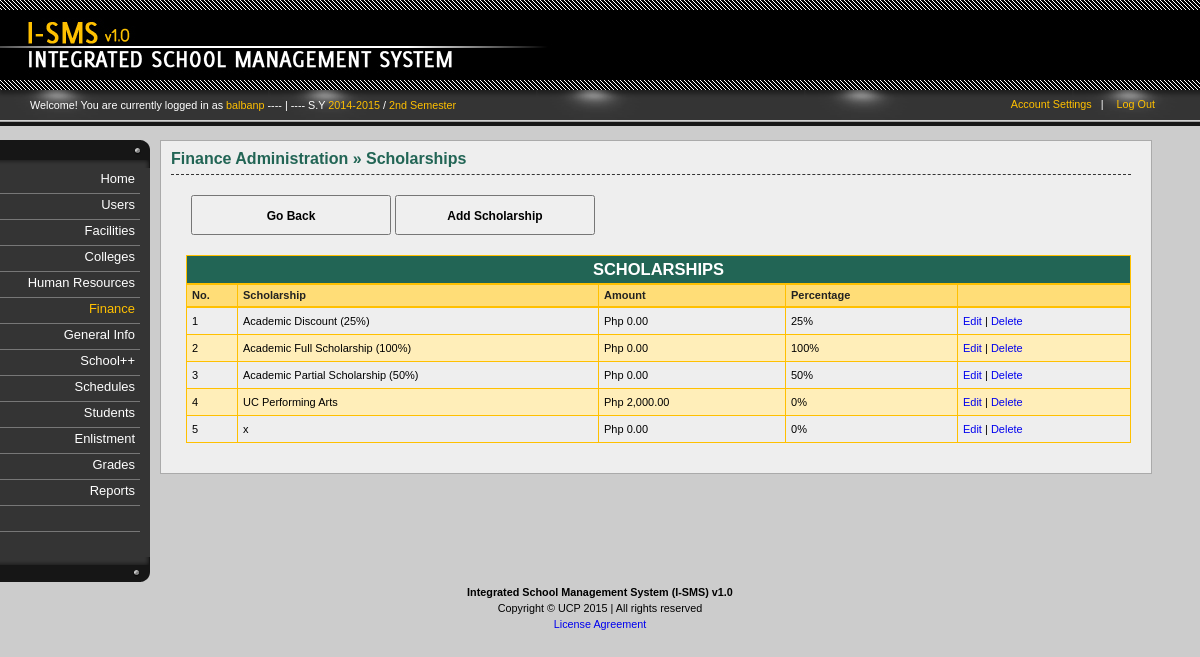
Screenshot of /finance-scholarship.php (signed in) with the database file from the repository.
### _system/_config/sys_config.php (called while the page is built, shortened)
<?php
		$DIR_SERVER_FOLDER = "";
		$DIR_CSS_DEFAULT = "http://" . $_SERVER['HTTP_HOST'] . $DIR_SERVER_FOLDER . "/design/default/css/";
?>

### _libs/classes/fix.inc.php (called while the page is built, shortened)
<?php
	class SchoolYear2{
		function __construct($year_id, $start, $end, $active){
			$this->start = $start;
			$this->end = $end;
		}
	}
	class Semester2{
		function __construct($semester_id, $description, $shorthand, $active){
			$this->description = $description;
		}
	}
	class FixManager{
		private $conn = null;
		function __construct($conn = null){
			if($conn !== null){
				$this->conn = $conn;
			} else {
				$this->error = "No defined connection.";
			}
		}
		function GetActiveSchoolYear(){
			$years = null;
			if($this->conn == null){
				$error = "No defined connection.";
				return null;
			} else {
				$conn = $this->conn;
				$query = "SELECT SchoolYearID, Start, End, Active FROM `sch-school_years` WHERE Active=1 ";
				$query .= "ORDER BY Start";
				$result = $conn->query($query);
				if($conn->error <> ""){
					$this->error = $conn->error;
				} else {
					$years = array();
					$ctr = 0;
					if($result->num_rows > 0){
						while($row = $result->fetch_assoc()){
							$years[$ctr] = new SchoolYear2($row['SchoolYearID'], $row['Start'], $row['End'], $row['Active']);
							$ctr++;
						}
					}
				}
			}
			return $years;
		}
		function GetActiveSemester(){
			$semesters = null;
			if($this->conn == null){
				$error = "No defined connection.";
				return null;
			} else {
				$conn = $this->conn;
				$query = "SELECT SemesterID, Description, Shorthand, Active FROM `sch-semesters` ";
				$query .= "WHERE 1=1 AND Active=1 ";
				$result = $conn->query($query);
				if($conn->error <> ""){
					$this->error = $conn->error;
				} else {
					$semesters = array();
					$ctr = 0;
					if($result->num_rows > 0){
						while($row = $result->fetch_assoc()){
							$semesters[$ctr] = new Semester2($row['SemesterID'], $row['Description'], $row['Shorthand'], $row['Active']);
							$ctr++;
						}
					}
				}
			}
			return $semesters;
		}
	}
?>

### _libs/classes/fin.inc.php (called while the page is built, shortened)
<?php
	class Discount{
		function __construct($discount_id, $description, $price, $percentage, $type){
			$this->discount_id = $discount_id;
			$this->description = $description;
			$this->price = $price;
			$this->percentage= $percentage;
		}
	}
	class FinanceManager{
		private $conn = null;
		function __construct($conn = null){
			if($conn !== null){
				$this->conn = $conn;
			} else {
				$this->error = "No defined connection.";
			}
		}
		function GetScholarshipsByKey(){
			$discounts = null;
			if($this->conn == null){
				$this->error[] = "No defined connection.";
				return null;
			} else {
				$conn = $this->conn;
				$query = "SELECT `DiscountID`, `Description`, `Price`, `Percentage`, `Type`, `DateCreated`, `DateModified` FROM `fin-discounts` WHERE Type=1 ";
				$query .= "ORDER BY Description ";
				$result = $conn->query($query);
				if($conn->error <> ""){
					$this->error = $conn->error;
				} else {
					$discounts = array();
					if($result->num_rows > 0){
						while($row = $result->fetch_assoc()){
							$discounts[$row['DiscountID']] = new Discount($row['DiscountID'], $row['Description'], $row['Price'], $row['Percentage'], $row['Type']);
						}
					}
				}
			}
			return $discounts;
		}
	}
?>

### finance-scholarship.php (the view, shortened to what this page needs)
<?php
	require_once("_system/_config/sys_config.php");
	require_once(CLASSLIST . "user.inc.php");
	require_once(CLASSLIST . "sentry.inc.php");
	require_once(CLASSLIST . "menu.inc.php");
	require_once(CLASSLIST . "fin.inc.php");
	if(isset($_SESSION['UserInfo'])){
		$UserInfo = unserialize($_SESSION['UserInfo']);
	} else {
		header("Location: index.php?error=2");
		exit();
	}
	$ISMS = new ISMSConnection(CONNECTION_TYPE);
	$conn = $ISMS->GetConnection();
	$hnd = new FinanceManager($conn);
	$dict_scholarships = $hnd->GetScholarshipsByKey();
?>
<!DOCTYPE html PUBLIC "-//W3C//DTD XHTML 1.0 Transitional//EN" "http://www.w3.org/TR/xhtml1/DTD/xhtml1-transitional.dtd">
<html lang="en-US" xml:lang="en-US" xmlns="http://www.w3.org/1999/xhtml">
	<head>
<?php
	require_once("_system/_config/head_config.php");
	echo "<link rel=\"stylesheet\" href=\"" . $DIR_CSS_DEFAULT . "home.css\" />";
	echo "<link rel=\"stylesheet\" href=\"" . $DIR_CSS_DEFAULT . "verticalnav.css\" />";
	echo "<link rel=\"stylesheet\" href=\"" . $DIR_CSS_DEFAULT . "columns.css\" />";
	echo "<link rel=\"stylesheet\" href=\"" . $DIR_CSS_DEFAULT . "content.css\" />";
	echo "<link rel=\"stylesheet\" href=\"" . $DIR_CSS_DEFAULT . "actions.css\" />";
	echo "<link rel=\"stylesheet\" href=\"" . $DIR_CSS_DEFAULT . "tables.css\" />";
	echo "<link rel=\"stylesheet\" href=\"" . $DIR_CSS_DEFAULT . "tweaks.css\" />";
?>
	</head>
	<body id="finance">
		<div id="container">
			<div id="header">
				<?php require_once("_system/main/banner.inc.php"); ?>
				<?php require_once("_system/main/dashboard.inc.php"); ?>
			</div><?php  ?>
			<div id="body">
				<div class="content">
					<div class="column" id="column-first">
						<?php require_once("_system/main/mainmenu.inc.php"); ?>
					</div>
					<div class="column" id="column-second">
						<div class="inner">
							<h1>
								<span class="Highlight">Finance Administration &raquo; Scholarships</span>
							</h1>
							<div id="actions">
								<p class="action">
									<input type="button" value="Go Back" onclick="window.location='finance.php'" />
									<input type="button" value="Add Scholarship" onclick="window.location='finance-scholarship-add.php'" />
								</p>
							</div>
							<div class="table">
								<table class="positions" cellspacing="0" title="">
									<thead>
										<th colspan="5" class="year_level">
											SCHOLARSHIPS
										</th>
									</thead>
									<thead>
										<th id="Count">No.</th>
										<th id="Position">Scholarship</th>
										<th id="">Amount</th>
										<th id="">Percentage</th>
										<th id="Actions"></th>
									</thead>
									<?php
										$ctr = 0;
										foreach($dict_scholarships as $item){
												$ctr++;
												if($ctr % 2 == 0){
													echo "<tr class=\"even\">";
												} else {
													echo "<tr class=\"odd\">";
												}
													echo "<td>{$ctr}</td>";
													echo "<td>{$item->description}</td>";
													echo "<td>Php " . number_format($item->price, 2, ".", ",") . "</td>";
													echo "<td>{$item->percentage}%</td>";
													echo "<td class=\"Actions\">";
													echo "<a href=\"finance-scholarship-edit.php?id={$item->discount_id}\">Edit</a>";
													echo " | ";
													echo "<a onclick=\"return confirm('Continue deleting this scholarship? Click OK to continue.');\" href=\"finance-scholarship-process.php?id={$item->discount_id}&action=del\">Delete</a>";
													echo "</td>";
												echo "</tr>";
										}
									?>
								</table>
							</div>
						</div>
					</div>
				</div>
			</div><?php  ?>
			<div id="footer">
				<?php require_once("_system/main/footer.inc.php"); ?>
			</div><?php  ?>
		</div>
	</body>
</html>

### _system/main/dashboard.inc.php (shortened to what this page needs)
<div id="dashboard">
	<div class="inner">
		<p class="greetings">Welcome! You are currently logged in as
			<span class="highlight">
				<?php echo $UserInfo->username; ?>
			</span>
			<?php
				require_once(CLASSLIST . 'fix.inc.php');
				$ISMS2 = new ISMSConnection(CONNECTION_TYPE);
				$conn2 = $ISMS2->GetConnection();
				$dash = new FixManager($conn2);
				$tmp_sy = $dash->GetActiveSchoolYear();
				$tmp_sem = $dash->GetActiveSemester();
				$curr_sy = $tmp_sy[0]->start . "-" . $tmp_sy[0]->end;
				$curr_sem = $tmp_sem[0]->description;
				if(isset($curr_sy)){
					echo " ---- | ---- S.Y <span class=\"highlight\">" . $curr_sy;
					echo "</span> / <span class=\"highlight\">" . $curr_sem . "</span>";
				}
			?>
		</p>
		<div class="options">
			<ul>
				<li><a href="account-settings.php">Account Settings</a>&nbsp;&nbsp;&nbsp;|</li>
				<li><a href="logout.php">Log Out</a></li>
			</ul>
		</div>
	</div>
</div>

### design/default/css/general.css (style rules this page uses)
html { font: 67.5% Arial, Tahoma, Verdana, "Times New Roman"; }
body { font-size: 100%; background-color: #f0efef; background-color: #ccc; background-image: url(../images/logo.png); padding-bottom: 20px; }
#header { height: 90px; background-color: #000; }
p { line-height: 1.5em; }
p.action input { width: 200px; height: 40px; font-weight: bold; font-family: Arial!important; }
p.action { font-size: 14px!important; }

### design/default/css/home.css (style rules this page uses)
#header { margin-bottom: 50px; }
#dashboard .inner { display: block; height: 24px; padding: 7px 0px 5px 30px; background-image: url("../images/dashboard.png"); background-color: #000; position:relative; }
#dashboard .options { position: absolute;right: 35px;top: 9px; width: 200px; text-align: right; }
#dashboard .options a { color: #ffc000; text-decoration: none }
#dashboard .options ul li { display: inline; margin-right: 10px; color: #fff; }
#dashboard .greetings { margin-top: 0px; color: #fff; }
#dashboard .inner .greetings .highlight { color: #ffc000; }

### design/default/css/columns.css (style rules this page uses)
.content div.column { float: left; }
#column-first { width: 160px; }
#column-second { width: 80%; background-color: #eee; border: 1px solid #aaa; padding: 10px 20px 30px 10px; color: 333; overflow: hidden; }

### design/default/css/content.css (style rules this page uses)
div#body { padding-bottom: 20px; }
div#column-second h1 { font-size: 16px; padding: 10px 30px 7px 0px; border-bottom: 1px dashed #333; margin-top: 10px; }
div#column-second h1:first-child { font-size: 16px; padding: 0px 30px 7px 0px; border-bottom: 1px dashed #333; margin-top: 0px; border-top: 0; }
div#column-second h1 span.Highlight { color: #226555; font-weight: bold; }
div#column-second p { margin: 10px 20px 0px 15px; font-size: 12px; }
div#actions p { font-size: 11px; }
div#actions input { font-size: 12px; font-family: "Century Gothic", Arial, Tahoma, Verdana, "Times New Roman" }

### design/default/css/actions.css (style rules this page uses)
div#actions { margin: 5px 0px 0px 0px; padding: 5px 5px 10px 5px; }
p.action input { padding: 3px 10px 2px 10px; }

### design/default/css/tables.css (style rules this page uses)
div.table { margin-left: 15px; margin-top: 10px; font-size: 11px; }
div.table table { border: 1px solid #ffc000; }
div.table table thead th { background-color: #ffdd77; border-bottom: 2px solid #ffc000; color: #222; font-weight: bold; }
div.table table thead th, div.table table td { padding: 5px 5px 5px 5px; text-align:left; }
div.table table th,div.table table td { border-right: 1px solid #ffc000; border-bottom: 1px solid #ffc000; }
div.table table td { cursor: pointer; line-height: 16px; }
div.table table.positions { width: 100%; }
div.table td.Actions a { text-decoration: none; }
div.table td { vertical-align: middle; }
div.table th.year_level { vertical-align: middle; background-color: #226555; color: #fff; font-size: 1.5em; text-align: center; }
div.table th { vertical-align: middle; }
table.positions th#Count { width: 40px; }
table.positions th#Position { width: 350px; }
tr.even { background-color: #ffeeb9; }

### rows the page displays
sch-school_years: curr_sy "2014-2015"
sch-semesters: Description "2nd Semester"
fin-discounts: Description "Academic Discount (25%)", Price "0.00", Percentage "25"
fin-discounts: Description "Academic Full Scholarship (100%)", Price "0.00", Percentage "100"
fin-discounts: Description "Academic Partial Scholarship (50%)", Price "0.00", Percentage "50"
fin-discounts: Description "UC Performing Arts", Price "2,000.00", Percentage "0"
fin-discounts: Description "x", Price "0.00", Percentage "0"

### other values shown
$UserInfo->username "balbanp"
$MenuItem->display "Home"
$MenuItem->display "Users"
$MenuItem->display "Facilities"
$MenuItem->display "Colleges"
$MenuItem->display "Human Resources"
$MenuItem->display "Finance"
$MenuItem->display "General Info"
$MenuItem->display "School++"
$MenuItem->display "Schedules"
$MenuItem->display "Students"
$MenuItem->display "Enlistment"
$MenuItem->display "Grades"
$MenuItem->display "Reports"
